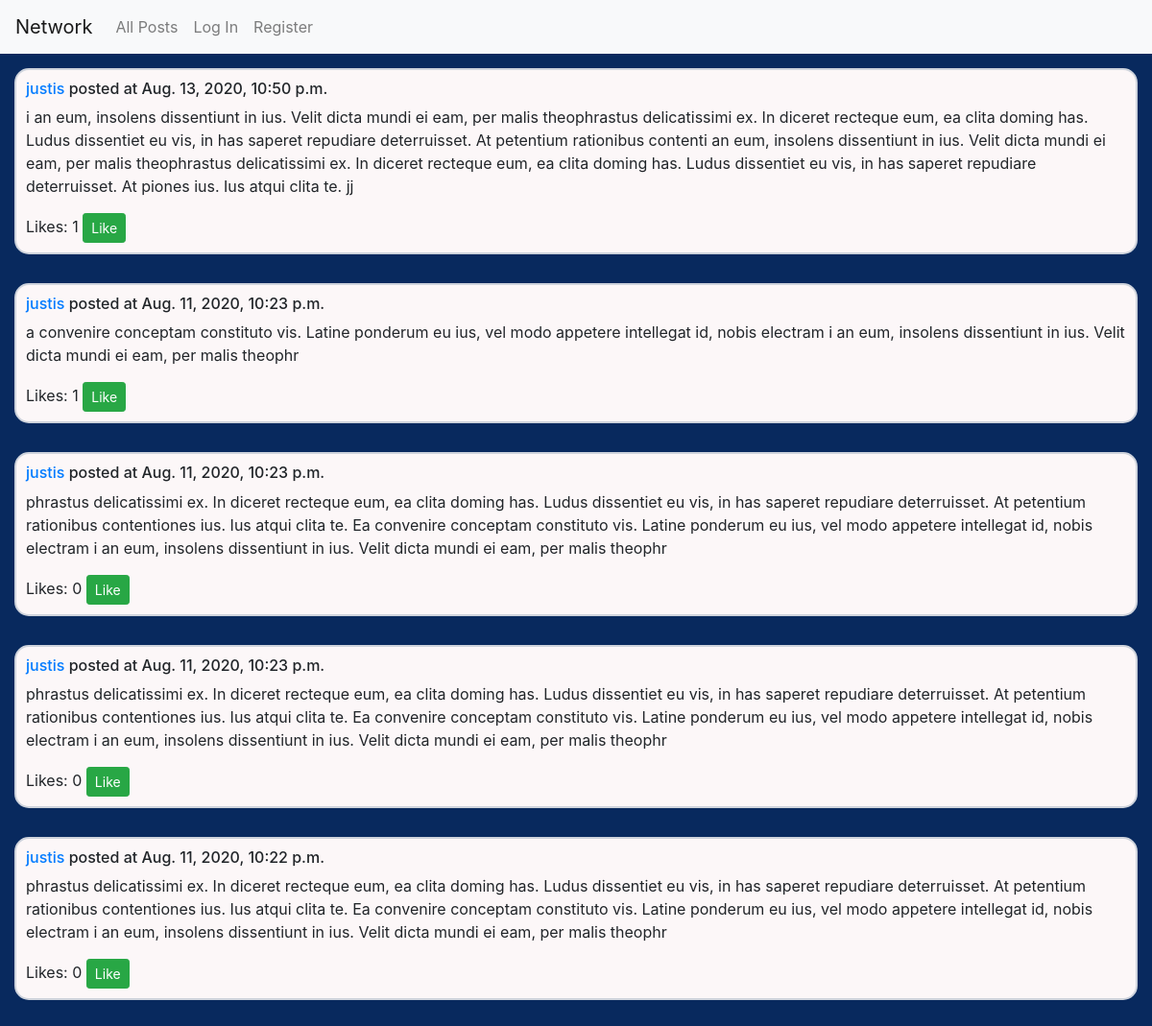
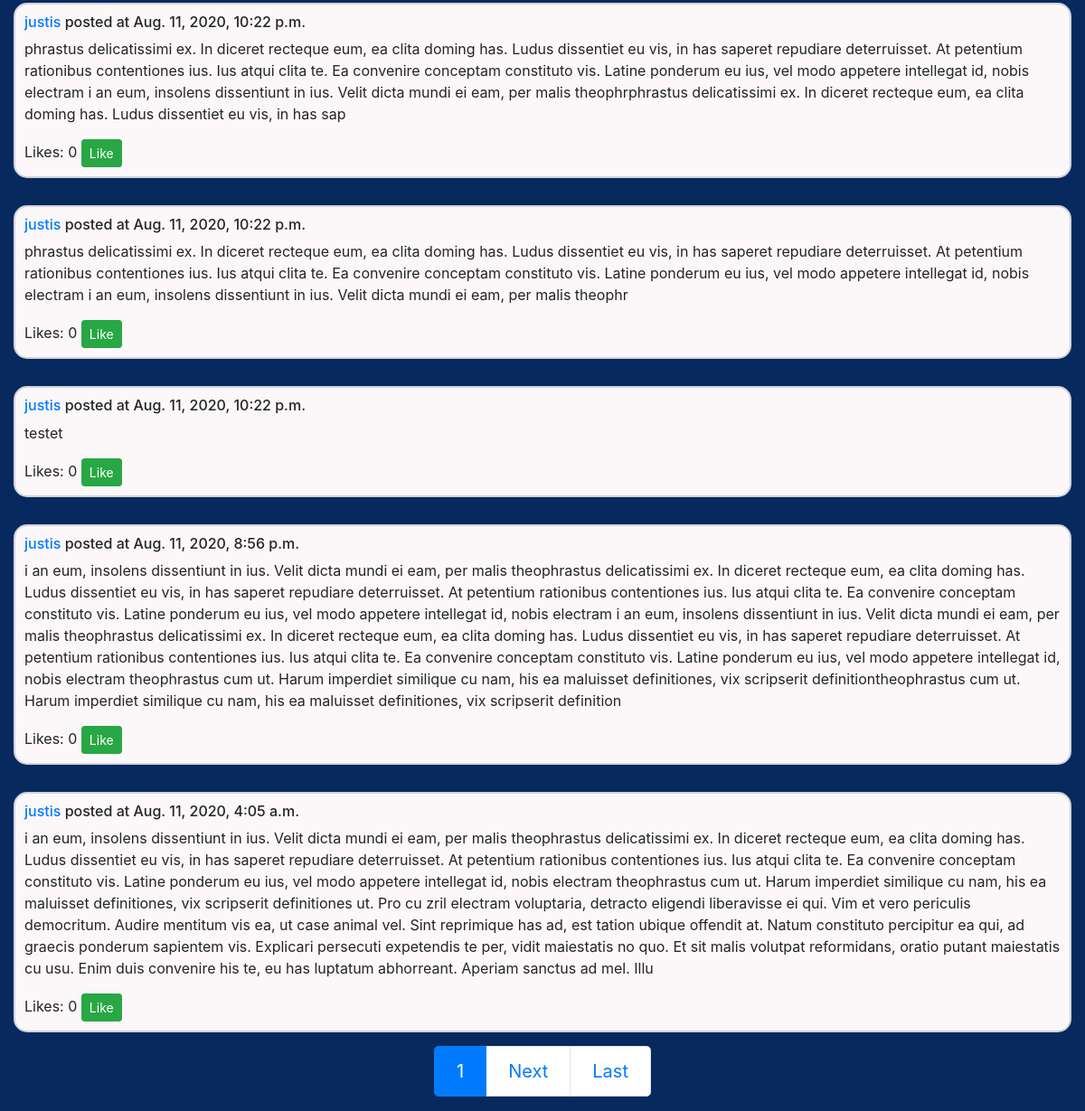
The page / on the database its author committed (2 pictures, top to bottom).
### network/models.py (models this page shows)
class Post(models.Model):
    user = models.ForeignKey(
        User,
        on_delete=models.CASCADE
    )
    date = models.DateTimeField(auto_now_add=True)
    text = models.TextField(max_length=500)
    likes = models.ManyToManyField(
        User,
        related_name='likes',
        blank=True
    )

class User(AbstractUser):
    pass

### network/views.py (the view)
# urls.py: path("", views.index, name="index"),
def index(request, message=None):
    posts = Post.objects.order_by("-date").all().annotate(
        num_likes=Count("likes")
    )
    paginator = Paginator(posts, 10) # Show 10 posts per page.
    page_number = request.GET.get("page")
    page_obj = paginator.get_page(page_number)
    return render(request, "network/index.html", {
        "page_obj": page_obj,
        "message": message
        })

### network/templates/network/index.html (shortened to what this page needs)
{% extends "network/layout.html" %}
{% block body %}
    <div class="body-container">
        <div class="posts-container">
        {% for post in page_obj %}
            <div class="post-container" data-post="{{ post.id }}">
                <div class="post">
                    <h6><a href="profile/{{ post.user }}">{{ post.user }}</a> posted at {{ post.date}}</h6>
                    <p class="post-text">{{ post.text }}</p>
                    <span>Likes: </span>
                    <span class="num-likes">{{ post.num_likes }}</span>
                    {% if user != post.user %}
                        {% if user in post.likes.all %}
                            <button type="button" onclick="likePost(this)" data-liked="true" class="btn btn-secondary btn-sm">Unlike</button>
                        {% else %}
                            <button type="button" onclick="likePost(this)" data-liked="false" class="btn btn-success btn-sm">Like</button>
                        {% endif %}
                    {% else %}
                        <button type="button" onclick="editPost(this)" value="open" class="btn btn-success btn-sm">Edit Post</button>
                    {% endif %}
                </div>
            </div>
        {% endfor %}
            <nav class="paginator" aria-label="...">
                <ul class="pagination pagination-lg">
                    <li class="page-item active" aria-current="page">
                        <span class="page-link">
                            {{ page_obj.number }}
                        </span>
                    </li>
                    {% if page_obj.has_next %}
                        <li class="page-item"><a class="page-link" href="?page={{ page_obj.next_page_number }}">Next</a></li>
                        <li class="page-item"><a class="page-link" href="?page={{ page_obj.paginator.num_pages }}">Last</a></li>
                    {% endif %}
                </ul>
            </nav>
        </div>
    </div>
{% endblock %}

### network/static/network/styles.css (style rules this page uses)
* { margin: 0; padding: 0; box-sizing: border-box; }
body { min-height: 100vh; width: 100%; background-color: #08295E; }
p { word-wrap:break-word; }
.body-container { background-color: #08295E; display: flex; flex-direction: column; justify-content: flex-start; align-items: stretch; height: 100%; max-width: 100%; }
.posts-container { background-color: #08295E; display: flex; flex-direction: column; justify-content: space-evenly; align-items: stretch; }
.post-container { background-color: #FCF7F8; border: 2px solid #CED3DC; border-radius: 15px; padding: 10px; margin: 15px; }
.paginator { align-self: center; }

### rows shown on the page
Post: user "justis", date "Aug. 13, 2020, 10:50 p.m.", text "i an eum, insolens dissentiunt in ius. Velit dicta mundi ei eam, per malis theophrastus delicatissimi ex. In diceret recteque eum, ea clita doming has. Ludus dissentiet eu vis, in has saperet repudiare deterruisset. At petentium rationibus contenti an eum, insolens dissentiunt in ius. Velit dicta mundi ei eam, per malis theophrastus delicatissimi ex. In diceret recteque eum, ea clita doming has. Ludus dissentiet eu vis, in has saperet repudiare deterruisset. At piones ius. Ius atqui clita te. jj", num_likes "1", shows "Like"
Post: user "justis", date "Aug. 11, 2020, 10:23 p.m.", text "a convenire conceptam constituto vis. Latine ponderum eu ius, vel modo appetere intellegat id, nobis electram i an eum, insolens dissentiunt in ius. Velit dicta mundi ei eam, per malis theophr", num_likes "1", shows "Like"
Post: user "justis", date "Aug. 11, 2020, 10:23 p.m.", text "phrastus delicatissimi ex. In diceret recteque eum, ea clita doming has. Ludus dissentiet eu vis, in has saperet repudiare deterruisset. At petentium rationibus contentiones ius. Ius atqui clita te. Ea convenire conceptam constituto vis. Latine ponderum eu ius, vel modo appetere intellegat id, nobis electram i an eum, insolens dissentiunt in ius. Velit dicta mundi ei eam, per malis theophr", num_likes "0", shows "Like"
Post: user "justis", date "Aug. 11, 2020, 10:23 p.m.", text "phrastus delicatissimi ex. In diceret recteque eum, ea clita doming has. Ludus dissentiet eu vis, in has saperet repudiare deterruisset. At petentium rationibus contentiones ius. Ius atqui clita te. Ea convenire conceptam constituto vis. Latine ponderum eu ius, vel modo appetere intellegat id, nobis electram i an eum, insolens dissentiunt in ius. Velit dicta mundi ei eam, per malis theophr", num_likes "0", shows "Like"
Post: user "justis", date "Aug. 11, 2020, 10:22 p.m.", text "phrastus delicatissimi ex. In diceret recteque eum, ea clita doming has. Ludus dissentiet eu vis, in has saperet repudiare deterruisset. At petentium rationibus contentiones ius. Ius atqui clita te. Ea convenire conceptam constituto vis. Latine ponderum eu ius, vel modo appetere intellegat id, nobis electram i an eum, insolens dissentiunt in ius. Velit dicta mundi ei eam, per malis theophr", num_likes "0", shows "Like"
Post: user "justis", date "Aug. 11, 2020, 10:22 p.m.", text "phrastus delicatissimi ex. In diceret recteque eum, ea clita doming has. Ludus dissentiet eu vis, in has saperet repudiare deterruisset. At petentium rationibus contentiones ius. Ius atqui clita te. Ea convenire conceptam constituto vis. Latine ponderum eu ius, vel modo appetere intellegat id, nobis electram i an eum, insolens dissentiunt in ius. Velit dicta mundi ei eam, per malis theophrphrastus delicatissimi ex. In diceret recteque eum, ea clita doming has. Ludus dissentiet eu vis, in has sap", num_likes "0", shows "Like"
Post: user "justis", date "Aug. 11, 2020, 10:22 p.m.", text "phrastus delicatissimi ex. In diceret recteque eum, ea clita doming has. Ludus dissentiet eu vis, in has saperet repudiare deterruisset. At petentium rationibus contentiones ius. Ius atqui clita te. Ea convenire conceptam constituto vis. Latine ponderum eu ius, vel modo appetere intellegat id, nobis electram i an eum, insolens dissentiunt in ius. Velit dicta mundi ei eam, per malis theophr", num_likes "0", shows "Like"
Post: user "justis", date "Aug. 11, 2020, 10:22 p.m.", text "testet", num_likes "0", shows "Like"
Post: user "justis", date "Aug. 11, 2020, 8:56 p.m.", text "i an eum, insolens dissentiunt in ius. Velit dicta mundi ei eam, per malis theophrastus delicatissimi ex. In diceret recteque eum, ea clita doming has. Ludus dissentiet eu vis, in has saperet repudiare deterruisset. At petentium rationibus contentiones ius. Ius atqui clita te. Ea convenire conceptam constituto vis. Latine ponderum eu ius, vel modo appetere intellegat id, nobis electram i an eum, insolens dissentiunt in ius. Velit dicta mundi ei eam, per malis theophrastus delicatissimi ex. In diceret recteque eum, ea clita doming has. Ludus dissentiet eu vis, in has saperet repudiare deterruisset. At petentium rationibus contentiones ius. Ius atqui clita te. Ea convenire conceptam…", num_likes "0", shows "Like"
Post: user "justis", date "Aug. 11, 2020, 4:05 a.m.", text "i an eum, insolens dissentiunt in ius. Velit dicta mundi ei eam, per malis theophrastus delicatissimi ex. In diceret recteque eum, ea clita doming has. Ludus dissentiet eu vis, in has saperet repudiare deterruisset. At petentium rationibus contentiones ius. Ius atqui clita te. Ea convenire conceptam constituto vis. Latine ponderum eu ius, vel modo appetere intellegat id, nobis electram theophrastus cum ut. Harum imperdiet similique cu nam, his ea maluisset definitiones, vix scripserit definitiones ut. Pro cu zril electram voluptaria, detracto eligendi liberavisse ei qui. Vim et vero periculis democritum. Audire mentitum vis ea, ut case animal vel. Sint reprimique has ad, est tation ubique…", num_likes "0", shows "Like"

### other values the page prints
{{ page_obj.number }} "1"
